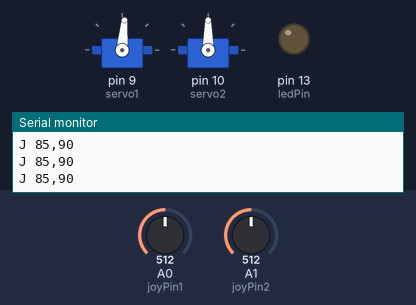
Recording of a sketch running on a simulated Arduino Uno, built with avr-gcc and run on an emulated ATmega328P. Shown: 2 × servo, output pins drawn as LEDs (lit = HIGH), the last lines printed to the serial monitor. The test bench sets the inputs (shaded band); at power-on: A0 (joyPin1) = 512, A1 (joyPin2) = 512.

Above: at 1.2 s.
1.3 s: A0 (joyPin1) set to 716
At 2.2 s:
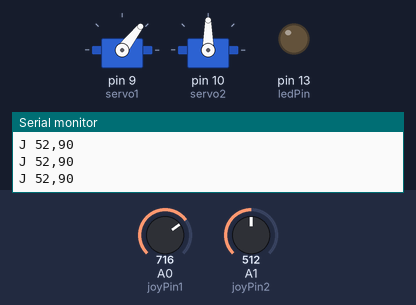
2.8 s: A1 (joyPin2) set to 716
At 3.8 s:
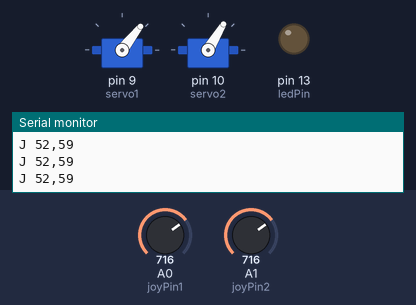
4.3 s: A0 (joyPin1) set to 900
At 5.3 s:
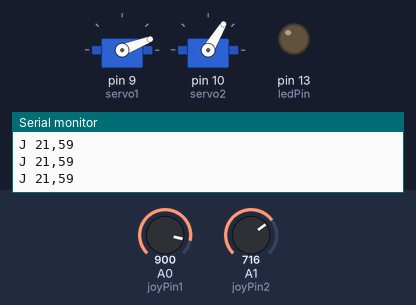
5.8 s: A1 (joyPin2) set to 900
At 6.8 s:
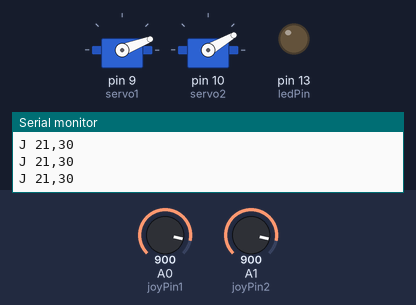
7.3 s: A0 (joyPin1) set to 1023
At 8.4 s:
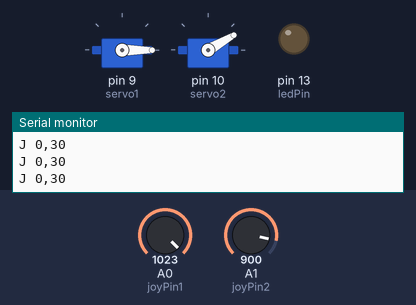
8.8 s: A1 (joyPin2) set to 1023
At 9.9 s:
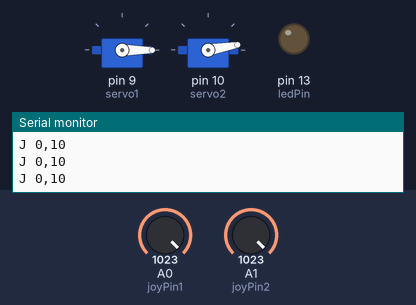
Timing chart, 0 to 11.3 s (numbered marks = the images above; inputs shaded):
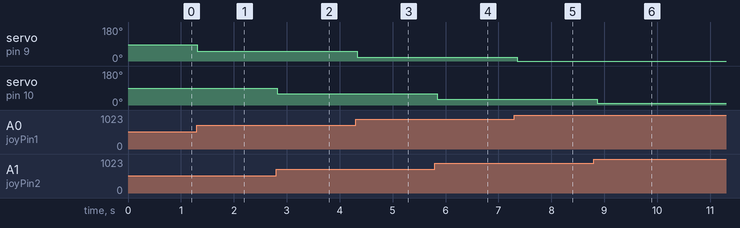

The sketch:

joystick.ino
```cpp
#include <Servo.h>

Servo servo1;
Servo servo2;

int ledPin = 13;
int joyPin1 = 0;                 // slider variable connecetd to analog pin 0
int joyPin2 = 1;                 // slider variable connecetd to analog pin 1
int value1 = 0;                  // variable to read the value from the analog pin 0
int value2 = 0;                  // variable to read the value from the analog pin 1
int oldValue1 = -1;
int oldValue2 = -2;

void setup() {
  pinMode(ledPin, OUTPUT);              // initializes digital pins 0 to 7 as outputs
  Serial.begin(9600);
  servo1.attach(9);
  servo2.attach(10);
}

int treatValue(int data) {
  return (data * 10 / 1024);
}

void loop() {
  // reads the value of the variable resistor
  value1 = analogRead(joyPin1);
  // this small pause is needed between reading
  // analog pins, otherwise we get the same value twice
  //delay(100);

  // reads the value of the variable resistor
  value2 = analogRead(joyPin2);

  //blynk();

  value1 = map(value1, 0, 1023, 170, 0);
  value2 = map(value2, 0, 1023, 170, 10);

  debugWrite(value1, value2);
  servo1.write(value1);
  servo2.write(value2);
  delay(100);
}

void debugWrite(int value1, int value2) {
  Serial.print("J ");
  Serial.print(value1);
  Serial.print(',');
  Serial.println(value2);
}

void blynk() {
  digitalWrite(ledPin, HIGH);
  delay(value1);
  digitalWrite(ledPin, LOW);
  delay(value2);
}
```

Measured:
- after the input at 1.3 s, servo on pin 9 (servo1): 85° → 52° at once
- after the input at 2.8 s, servo on pin 10 (servo2): 90° → 59° at once
- after the input at 4.3 s, servo on pin 9 (servo1): 52° → 21° at once
- after the input at 5.8 s, servo on pin 10 (servo2): 59° → 30° at once
- after the input at 7.3 s, servo on pin 9 (servo1): 21° → 0° after 0.05 s
- after the input at 8.8 s, servo on pin 10 (servo2): 30° → 10° after 0.06 s
